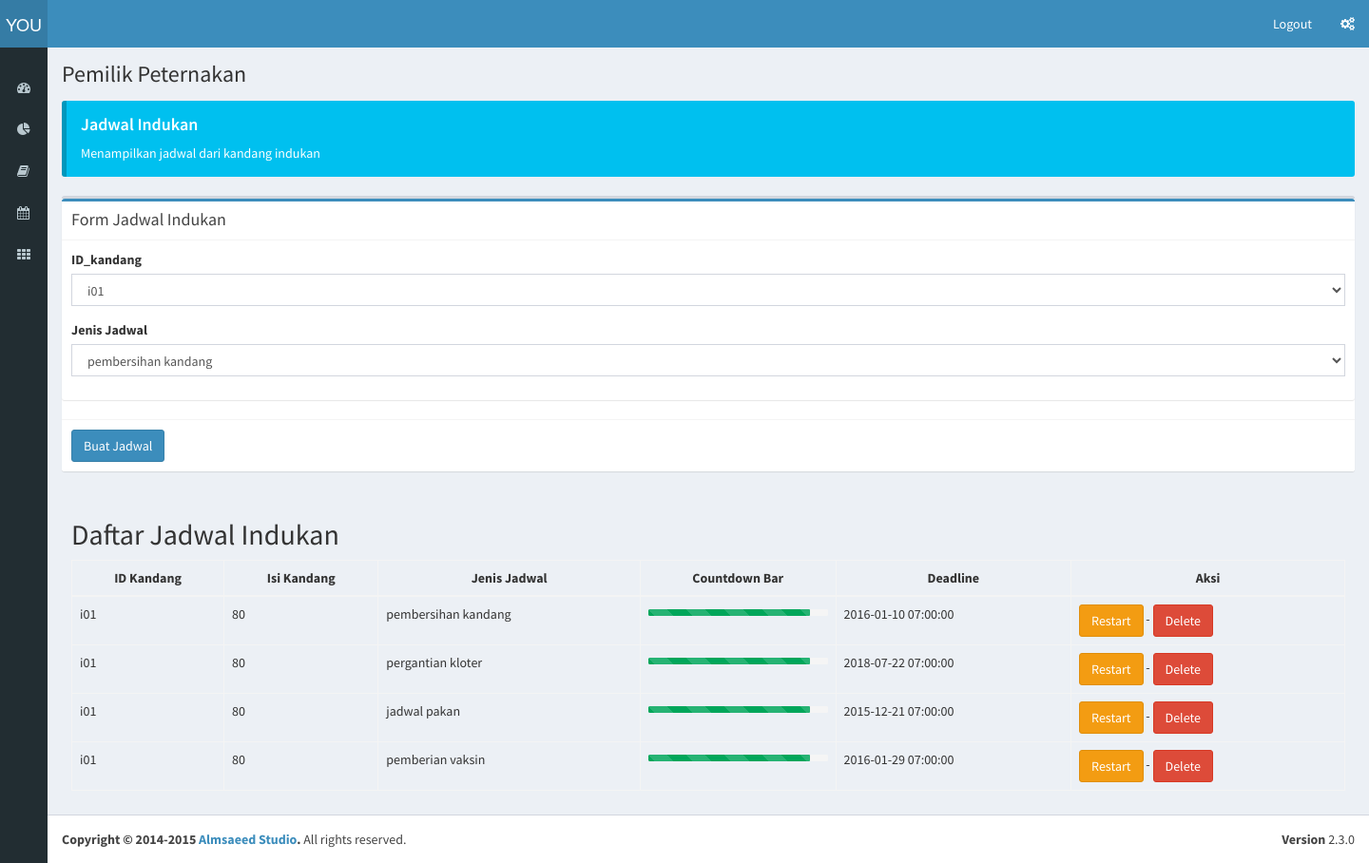
The page /index.php?indukan (signed in) on the database its author committed.
### tables this page shows
CREATE TABLE IF NOT EXISTS `tb_peternakan` (
  `id_peternakan` varchar(10) NOT NULL,
  `password` varchar(10) NOT NULL,
  `nama_pemilik` varchar(25) NOT NULL,
  `nama_peternakan` varchar(20) NOT NULL,
  `tanggal_berdiri` date NOT NULL,
  `jumlah_kandang_stater` int(3) NOT NULL,
  `luas_kandang_stater` int(5) NOT NULL,
  `jumlah_kandang_grower` int(3) NOT NULL,
  `luas_kandang_grower` int(5) NOT NULL,
  `jumlah_kandang_indukan` int(3) NOT NULL,
  `luas_kandang_indukan` int(5) NOT NULL,
  `luas_halaman` int(5) NOT NULL,
  `jarak_perumahan` int(5) NOT NULL,
  `jarak_pabrik` int(5) NOT NULL,
  `jarak_pasar` int(5) NOT NULL,
  `jumlah_sumber_air` int(2) NOT NULL,
  `userLevel` int(11) NOT NULL,
  PRIMARY KEY (`id_peternakan`),
  KEY `id_pemilik` (`nama_pemilik`)
);

CREATE TABLE IF NOT EXISTS `tb_jadwal_indukan` (
  `id_indukan` int(5) NOT NULL AUTO_INCREMENT,
  `id_kandang` varchar(7) NOT NULL,
  `id_jenis_jadwal` varchar(3) NOT NULL,
  `deadline` datetime NOT NULL,
  `status` int(1) NOT NULL,
  PRIMARY KEY (`id_indukan`),
  KEY `id_kandang` (`id_kandang`,`id_jenis_jadwal`),
  KEY `id_jenis_jadwal` (`id_jenis_jadwal`)
);

CREATE TABLE IF NOT EXISTS `tb_kandang` (
  `id_kandang` varchar(7) NOT NULL,
  `id_peternakan` varchar(10) NOT NULL,
  `id_jenis_kandang` varchar(1) NOT NULL,
  `isi_kandang` int(3) NOT NULL,
  PRIMARY KEY (`id_kandang`),
  KEY `id_peternakan` (`id_peternakan`),
  KEY `id_jenis_kandang` (`id_jenis_kandang`)
);

CREATE TABLE IF NOT EXISTS `tb_jenis_jadwal` (
  `id_jenis_jadwal` varchar(3) NOT NULL,
  `jenis_jadwal` varchar(20) NOT NULL,
  `hari` varchar(3) NOT NULL,
  PRIMARY KEY (`id_jenis_jadwal`)
);

### controller/controller.php (called while the page is built, shortened)
<?php
	include "model/model.php";
	class controller{
		public $model;
		function __construct(){
			$this->model = new model();
		}
		function viewindukan(){
			$jdw = $this->model->getindukan();
				include "view/indukan.php";
				}
	}
?>

### model/model.php (called while the page is built, shortened)
<?php
	class model{
    function getindukan(){
    $data=null;
    $id=$_SESSION['idpt'];
            $sql = mysql_query("select * from tb_peternakan pk join tb_kandang kd on kd.id_peternakan=pk.id_peternakan
  join tb_jadwal_indukan st on st.id_kandang=kd.id_kandang join tb_jenis_jadwal jw on jw.id_jenis_jadwal=st.id_jenis_jadwal
where pk.id_peternakan = '$id'");
            $indeks=0;
            while($radata=mysql_fetch_array($sql)){
                 $data [$indeks]["id_jadwal"]=$radata["id_indukan"];
        $data[$indeks]["id_jenis_jadwal"]=$radata["id_jenis_jadwal"];
        $data [$indeks]["id_kandang"]=$radata["id_kandang"];
        $data [$indeks]["isi_kandang"]=$radata["isi_kandang"];
        $data[$indeks]["jenis_jadwal"]=$radata["jenis_jadwal"];
        $data [$indeks]["deadline"]=$radata["deadline"];
$indeks=$indeks+1;
        }
return $data;
    }
	}
	?>

### view/indukan.php (the view, shortened to what this page needs)
<!DOCTYPE html>
<html>
  <head>
    <link rel="stylesheet" href="aset/bootstrap/css/bootstrap.min.css">
    <link rel="stylesheet" href="https://maxcdn.bootstrapcdn.com/font-awesome/4.4.0/css/font-awesome.min.css">
    <link rel="stylesheet" href="https://code.ionicframework.com/ionicons/2.0.1/css/ionicons.min.css">
    <link rel="stylesheet" href="aset/plugins/jvectormap/jquery-jvectormap-1.2.2.css">
    <link rel="stylesheet" href="aset/dist/css/AdminLTE.min.css">
    <link rel="stylesheet" href="aset/dist/css/skins/_all-skins.min.css">
  </head>
  <body class="hold-transition skin-blue sidebar-collapse sidebar-mini">
    <div class="wrapper">
 <header class="main-header">
        <a href="../../index2.html" class="logo">
          <span class="logo-mini">YOU</span>
        </a>
        <nav class="navbar navbar-static-top" role="navigation">
          <div class="navbar-custom-menu">
            <ul class="nav navbar-nav">
              <li class="dropdown user user-menu">
              <a href="index.php?logout" class="dropdown-toggle" data-toggle="dropdown">
                  <span class="hidden-xs">Logout</span>
                </a>
              </li>
              <li>
                <a href="#" data-toggle="control-sidebar"><i class="fa fa-gears"></i></a>
              </li>
            </ul>
          </div>
        </nav>
      </header>
          <aside class="main-sidebar">
        <section class="sidebar">
          <div class="user-panel">
          </div>
          <ul class="sidebar-menu">
            <li class="treeview">
              <a href="#">
                <i class="fa fa-dashboard"></i> <span>Peternakan</span> <i class="fa fa-angle-left pull-right"></i>
              </a>
            </li>
            <li class="treeview">
              <a href="index.php?Apakan">
                <i class="fa fa-pie-chart"></i>
              </a>
            </li>
            <li class="treeview">
              <a href="#">
                <i class="fa fa-book"></i> <span>Karyawan</span>
              </a>
            </li>
            <li class="treeview">
              <a href="#">
                <i class="fa fa-calendar"></i> <span>Jadwal</span>
              </a>
            </li>
            <li>
              <a href="index.php?kandang">
                <i class="fa fa-th"></i> <span>Kandang</span>
              </a>
            </li>
          </ul>
        </section>
      </aside>
      <div class="content-wrapper">
        <section class="content-header">
          <h1>
            Pemilik Peternakan
          </h1>
        </section>
        <section class="content">
          <div class="callout callout-info">
            <h4>Jadwal Indukan</h4>
            <p>Menampilkan jadwal dari kandang indukan</p>
          </div>
         <div class="box">
                <div class="box-body no-padding">
              <div class="box box-primary">
                <div class="box-header with-border">
                  <h3 class="box-title">Form Jadwal Indukan</h3>
                </div>
                <form role="form" method="post" action="index.php?inputindk">
                  <div class="box-body">
                    <div class="form-group">
                      <label>ID_kandang</label>
                      <select name="kandang" class="form-control">
                        <?php
$data=mysql_query("select * from tb_kandang kd
join tb_jenis_kandang sr on sr.id_jenis_kandang=kd.id_jenis_kandang  where  sr.id_jenis_kandang='I' and id_peternakan = '".$_SESSION['idpt']."'");
while($rdata=mysql_fetch_array($data)){
?>
    <option value="<?php echo $rdata["id_kandang"];?>"><?php echo $rdata["id_kandang"];?>&nbsp;</option>
 <?php } ?>
                      </select>
                    </div>
                    <div class="form-group">
                      <label>Jenis Jadwal</label>
                      <select name="jadwal" class="form-control">
                        <?php
$data=mysql_query("select * from tb_jenis_jadwal where id_jenis_jadwal<>'shu' ");
while($rdata=mysql_fetch_array($data)){
?>
    <option value="<?php echo $rdata["id_jenis_jadwal"];?>"><?php echo $rdata["jenis_jadwal"];?>&nbsp;</option>
 <?php } ?>
                      </select>
                    </div>
                    </div>
                  </div>
                  <div class="box-footer">
                    <button type="submit" class="btn btn-primary" name="create">Buat Jadwal</button>
                  </div>
              </div>
                </div>
<div class="box-body">
                  <table id="example2" class="table table-bordered table-hover">
                  <h2>Daftar Jadwal Indukan</h2>
                    <thead>
                      <tr>
            <th class="text-center">ID Kandang</th>
            <th class="text-center"> Isi Kandang</th>
            <th class="text-center">Jenis Jadwal</th>
            <th class="text-center">Countdown Bar</th>
            <th class="text-center">Deadline</th>
            <th class="text-center">Aksi</th>
          </tr>
                    </thead>
                    <tbody>
                                               <?php
                                if($jdw!=null)
{
foreach ( $jdw as $var ) {
?><tr>
<td><?php echo $var["id_kandang"];?>&nbsp;</td>
    <td><?php echo $var["isi_kandang"];?>&nbsp;</td>
    <td><?php echo $var["jenis_jadwal"];?>&nbsp;</td>
    <td>
                        <div class="progress progress-xs progress-striped active">
                          <div class="progress-bar progress-bar-success" style="width:  90%"></div></td>
    <td><?php echo $var["deadline"];?>&nbsp;</td>
    <td><a class="btn btn-warning" href="index.php?rsindk&idjd=<?php echo $var["id_jadwal"];?>&jns=<?php echo $var["id_jenis_jadwal"];?>">Restart</a> -  <a class="btn btn-danger" href="index.php?delindk&idjd=<?php echo $var["id_jadwal"];?>">Delete</a>  </td>
  </tr>
 <?php
}
 } else { ?> <tr> <td colspan="5"> <h3>Maaf data jadwal Indukan masih kosong</h3></td> </tr>
 <?php  }?>
                    </tbody>
                  </table>
                </div>
              </div>
      </div>
      <footer class="main-footer">
        <div class="pull-right hidden-xs">
          <b>Version</b> 2.3.0
        </div>
        <strong>Copyright &copy; 2014-2015 <a href="http://almsaeedstudio.com">Almsaeed Studio</a>.</strong> All rights reserved.
      </footer>
  </body>
</html>

### rows shown on the page
tb_peternakan: tb_jadwal_indukan.id_kandang "i01", tb_kandang.isi_kandang "80", tb_jenis_jadwal.jenis_jadwal "pembersihan kandang", tb_jadwal_indukan.deadline "2016-01-10 07:00:00", tb_jenis_jadwal.jenis_jadwal "pergantian kloter", tb_jadwal_indukan.deadline "2018-07-22 07:00:00", tb_jenis_jadwal.jenis_jadwal "jadwal pakan", tb_jadwal_indukan.deadline "2015-12-21 07:00:00", tb_jenis_jadwal.jenis_jadwal "pemberian vaksin", tb_jadwal_indukan.deadline "2016-01-29 07:00:00"

### other values the page prints
form field kandang "i01"
form field jadwal "pembersihan kandang"
